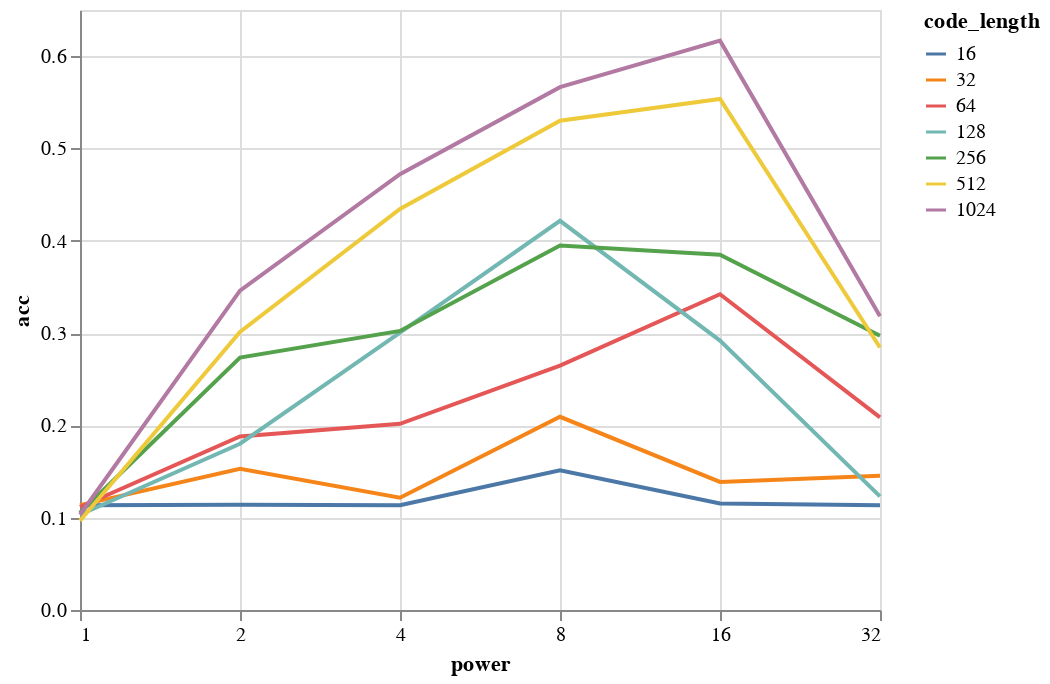

Notebook code cell kept with this figure:
### Code cell
data = alt.Data(values=gem_records)
alt.Chart(data).mark_line().encode(
    alt.X('power:Q', scale=alt.Scale(type='log', base=2)),
    y='acc:Q',
    color='code_length:N',
)

### Figure 1 — Vega-Lite specification as saved in the notebook (floating-point values rounded to 4 significant figures)
{"config": {"view": {"continuousWidth": 400, "continuousHeight": 300}}, "data": {"values": [{"dataset": "point_mnist", "pooling": "gem", "ann": "faiss-lsh", "code_length": 16, "power": 1, "emb_time_per_sample": 9.71e-05, "inf_time_per_sample": 1.404e-05, "acc": 0.1135}, {"dataset": "point_mnist", "pooling": "gem", "ann": "faiss-lsh", "code_length": 32, "power": 1, "emb_time_per_sample": 4.222e-05, "inf_time_per_sample": 8.873e-06, "acc": 0.1136}, {"dataset": "point_mnist", "pooling": "gem", "ann": "faiss-lsh", "code_length": 64, "power": 1, "emb_time_per_sample": 3.795e-05, "inf_time_per_sample": 2.205e-05, "acc": 0.1116}, {"dataset": "point_mnist", "pooling": "gem", "ann": "faiss-lsh", "code_length": 128, "power": 1, "emb_time_per_sample": 3.755e-05, "inf_time_per_sample": 2.583e-05, "acc": 0.1032}, {"dataset": "point_mnist", "pooling": "gem", "ann": "faiss-lsh", "code_length": 256, "power": 1, "emb_time_per_sample": 3.657e-05, "inf_time_per_sample": 0.0001174, "acc": 0.1054}, {"dataset": "point_mnist", "pooling": "gem", "ann": "faiss-lsh", "code_length": 512, "power": 1, "emb_time_per_sample": 3.811e-05, "inf_time_per_sample": 0.0002003, "acc": 0.0966}, {"dataset": "point_mnist", "pooling": "gem", "ann": "faiss-lsh", "code_length": 1024, "power": 1, "emb_time_per_sample": 3.887e-05, "inf_time_per_sample": 0.0003548, "acc": 0.1032}, {"dataset": "point_mnist", "pooling": "gem", "ann": "faiss-lsh", "code_length": 16, "power": 2, "emb_time_per_sample": 5.72e-05, "inf_time_per_sample": 1.2e-05, "acc": 0.114}, {"dataset": "point_mnist", "pooling": "gem", "ann": "faiss-lsh", "code_length": 32, "power": 2, "emb_time_per_sample": 5.533e-05, "inf_time_per_sample": 1.043e-05, "acc": 0.1529}, {"dataset": "point_mnist", "pooling": "gem", "ann": "faiss-lsh", "code_length": 64, "power": 2, "emb_time_per_sample": 7.244e-05, "inf_time_per_sample": 2.245e-05, "acc": 0.188}, {"dataset": "point_mnist", "pooling": "gem", "ann": "faiss-lsh", "code_length": 128, "power": 2, "emb_time_per_sample": 5.076e-05, "inf_time_per_sample": 2.452e-05, "acc": 0.1801}, {"dataset": "point_mnist", "pooling": "gem", "ann": "faiss-lsh", "code_length": 256, "power": 2, "emb_time_per_sample": 5.131e-05, "inf_time_per_sample": 0.0001169, "acc": 0.2735}, {"dataset": "point_mnist", "pooling": "gem", "ann": "faiss-lsh", "code_length": 512, "power": 2, "emb_time_per_sample": 5.212e-05, "inf_time_per_sample": 0.0001978, "acc": 0.3013}, {"dataset": "point_mnist", "pooling": "gem", "ann": "faiss-lsh", "code_length": 1024, "power": 2, "emb_time_per_sample": 8.225e-05, "inf_time_per_sample": 0.0003581, "acc": 0.346}, {"dataset": "point_mnist", "pooling": "gem", "ann": "faiss-lsh", "code_length": 16, "power": 4, "emb_time_per_sample": 7.985e-05, "inf_time_per_sample": 9.792e-06, "acc": 0.1135}, {"dataset": "point_mnist", "pooling": "gem", "ann": "faiss-lsh", "code_length": 32, "power": 4, "emb_time_per_sample": 8.231e-05, "inf_time_per_sample": 9.496e-06, "acc": 0.1217}, {"dataset": "point_mnist", "pooling": "gem", "ann": "faiss-lsh", "code_length": 64, "power": 4, "emb_time_per_sample": 9.321e-05, "inf_time_per_sample": 2.205e-05, "acc": 0.2017}, {"dataset": "point_mnist", "pooling": "gem", "ann": "faiss-lsh", "code_length": 128, "power": 4, "emb_time_per_sample": 8.051e-05, "inf_time_per_sample": 2.471e-05, "acc": 0.3006}, {"dataset": "point_mnist", "pooling": "gem", "ann": "faiss-lsh", "code_length": 256, "power": 4, "emb_time_per_sample": 7.584e-05, "inf_time_per_sample": 0.0001178, "acc": 0.3023}, {"dataset": "point_mnist", "pooling": "gem", "ann": "faiss-lsh", "code_length": 512, "power": 4, "emb_time_per_sample": 7.824e-05, "inf_time_per_sample": 0.0001907, "acc": 0.4345}, {"dataset": "point_mnist", "pooling": "gem", "ann": "faiss-lsh", "code_length": 1024, "power": 4, "emb_time_per_sample": 7.483e-05, "inf_time_per_sample": 0.0003462, "acc": 0.4722}, {"dataset": "point_mnist", "pooling": "gem", "ann": "faiss-lsh", "code_length": 16, "power": 8, "emb_time_per_sample": 0.000138, "inf_time_per_sample": 1.02e-05, "acc": 0.1513}, {"dataset": "point_mnist", "pooling": "gem", "ann": "faiss-lsh", "code_length": 32, "power": 8, "emb_time_per_sample": 0.0001829, "inf_time_per_sample": 1.148e-05, "acc": 0.2093}, {"dataset": "point_mnist", "pooling": "gem", "ann": "faiss-lsh", "code_length": 64, "power": 8, "emb_time_per_sample": 0.0001312, "inf_time_per_sample": 2.226e-05, "acc": 0.2647}, {"dataset": "point_mnist", "pooling": "gem", "ann": "faiss-lsh", "code_length": 128, "power": 8, "emb_time_per_sample": 0.0001373, "inf_time_per_sample": 2.436e-05, "acc": 0.4216}, {"dataset": "point_mnist", "pooling": "gem", "ann": "faiss-lsh", "code_length": 256, "power": 8, "emb_time_per_sample": 0.0001391, "inf_time_per_sample": 0.0001208, "acc": 0.3949}, {"dataset": "point_mnist", "pooling": "gem", "ann": "faiss-lsh", "code_length": 512, "power": 8, "emb_time_per_sample": 0.0001323, "inf_time_per_sample": 0.0001929, "acc": 0.5301}, {"dataset": "point_mnist", "pooling": "gem", "ann": "faiss-lsh", "code_length": 1024, "power": 8, "emb_time_per_sample": 0.0001343, "inf_time_per_sample": 0.0003417, "acc": 0.5664}, {"dataset": "point_mnist", "pooling": "gem", "ann": "faiss-lsh", "code_length": 16, "power": 16, "emb_time_per_sample": 0.0002401, "inf_time_per_sample": 1.015e-05, "acc": 0.1154}, {"dataset": "point_mnist", "pooling": "gem", "ann": "faiss-lsh", "code_length": 32, "power": 16, "emb_time_per_sample": 0.0002567, "inf_time_per_sample": 1.129e-05, "acc": 0.1388}, {"dataset": "point_mnist", "pooling": "gem", "ann": "faiss-lsh", "code_length": 64, "power": 16, "emb_time_per_sample": 0.0002464, "inf_time_per_sample": 2.803e-05, "acc": 0.3421}, {"dataset": "point_mnist", "pooling": "gem", "ann": "faiss-lsh", "code_length": 128, "power": 16, "emb_time_per_sample": 0.000238, "inf_time_per_sample": 2.595e-05, "acc": 0.2919}, {"dataset": "point_mnist", "pooling": "gem", "ann": "faiss-lsh", "code_length": 256, "power": 16, "emb_time_per_sample": 0.0002997, "inf_time_per_sample": 0.0001161, "acc": 0.3849}, {"dataset": "point_mnist", "pooling": "gem", "ann": "faiss-lsh", "code_length": 512, "power": 16, "emb_time_per_sample": 0.000243, "inf_time_per_sample": 0.0001916, "acc": 0.5536}, {"dataset": "point_mnist", "pooling": "gem", "ann": "faiss-lsh", "code_length": 1024, "power": 16, "emb_time_per_sample": 0.0002438, "inf_time_per_sample": 0.0003707, "acc": 0.6168}, {"dataset": "point_mnist", "pooling": "gem", "ann": "faiss-lsh", "code_length": 16, "power": 32, "emb_time_per_sample": 0.0004721, "inf_time_per_sample": 1.133e-05, "acc": 0.1135}, {"dataset": "point_mnist", "pooling": "gem", "ann": "faiss-lsh", "code_length": 32, "power": 32, "emb_time_per_sample": 0.0004946, "inf_time_per_sample": 1.074e-05, "acc": 0.1454}, {"dataset": "point_mnist", "pooling": "gem", "ann": "faiss-lsh", "code_length": 64, "power": 32, "emb_time_per_sample": 0.0005257, "inf_time_per_sample": 2.682e-05, "acc": 0.2086}, {"dataset": "point_mnist", "pooling": "gem", "ann": "faiss-lsh", "code_length": 128, "power": 32, "emb_time_per_sample": 0.0004644, "inf_time_per_sample": 2.531e-05, "acc": 0.1231}, {"dataset": "point_mnist", "pooling": "gem", "ann": "faiss-lsh", "code_length": 256, "power": 32, "emb_time_per_sample": 0.0004748, "inf_time_per_sample": 0.0001167, "acc": 0.2971}, {"dataset": "point_mnist", "pooling": "gem", "ann": "faiss-lsh", "code_length": 512, "power": 32, "emb_time_per_sample": 0.0004674, "inf_time_per_sample": 0.0001894, "acc": 0.2844}, {"dataset": "point_mnist", "pooling": "gem", "ann": "faiss-lsh", "code_length": 1024, "power": 32, "emb_time_per_sample": 0.0004687, "inf_time_per_sample": 0.000346, "acc": 0.3183}]}, "mark": "line", "encoding": {"color": {"type": "nominal", "field": "code_length"}, "x": {"type": "quantitative", "field": "power", "scale": {"base": 2, "type": "log"}}, "y": {"type": "quantitative", "field": "acc"}}, "$schema": "https://vega.github.io/schema/vega-lite/v4.8.1.json"}
